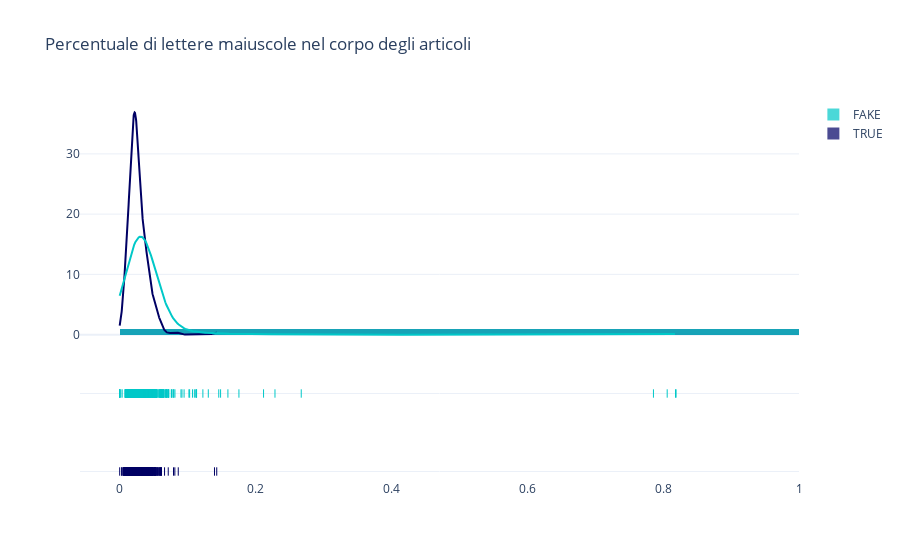

Here is the notebook cell this chart was saved with:
### Markdown cell above
## Lettere maiuscole nel corpo degli articoli

### Code cell
x1 = dataset.loc[dataset['label']=='TRUE']['text_pct_uppercase']
x2 = dataset.loc[dataset['label'] == 'FAKE']['text_pct_uppercase']

group_labels = ['TRUE', 'FAKE']

colors = ['rgb(0, 0, 100)', 'rgb(0, 200, 200)']

fig = ff.create_distplot(
    [x1, x2], group_labels,colors=colors)

fig.update_layout(title_text='Percentuale di lettere maiuscole nel corpo degli articoli', template="plotly_white")
fig.show()

### Figure 1 — Plotly figure (JSON) as saved in the notebook; plotly's stock layout.template omitted (floating-point values rounded to 4 significant figures; data arrays with more than 128 entries replaced by an {"elided": "..."} marker saying what was removed)
{"data": [{"autobinx": false, "histnorm": "probability density", "legendgroup": "TRUE", "marker": {"color": "rgb(0, 0, 100)"}, "name": "TRUE", "opacity": 0.7, "type": "histogram", "x": {"elided": "586 float values"}, "xaxis": "x", "xbins": {"end": 0.1429, "size": 1, "start": 0}, "yaxis": "y"}, {"autobinx": false, "histnorm": "probability density", "legendgroup": "FAKE", "marker": {"color": "rgb(0, 200, 200)"}, "name": "FAKE", "opacity": 0.7, "type": "histogram", "x": {"elided": "578 float values"}, "xaxis": "x", "xbins": {"end": 0.819, "size": 1, "start": 0}, "yaxis": "y"}, {"legendgroup": "TRUE", "marker": {"color": "rgb(0, 0, 100)"}, "mode": "lines", "name": "TRUE", "showlegend": false, "type": "scatter", "x": {"elided": "500 float values"}, "xaxis": "x", "y": {"elided": "500 float values"}, "yaxis": "y"}, {"legendgroup": "FAKE", "marker": {"color": "rgb(0, 200, 200)"}, "mode": "lines", "name": "FAKE", "showlegend": false, "type": "scatter", "x": {"elided": "500 float values"}, "xaxis": "x", "y": {"elided": "500 float values"}, "yaxis": "y"}, {"legendgroup": "TRUE", "marker": {"color": "rgb(0, 0, 100)", "symbol": "line-ns-open"}, "mode": "markers", "name": "TRUE", "showlegend": false, "type": "scatter", "x": {"elided": "586 float values"}, "xaxis": "x", "y": {"elided": "586 str values"}, "yaxis": "y2"}, {"legendgroup": "FAKE", "marker": {"color": "rgb(0, 200, 200)", "symbol": "line-ns-open"}, "mode": "markers", "name": "FAKE", "showlegend": false, "type": "scatter", "x": {"elided": "578 float values"}, "xaxis": "x", "y": {"elided": "578 str values"}, "yaxis": "y2"}], "layout": {"barmode": "overlay", "hovermode": "closest", "legend": {"traceorder": "reversed"}, "title": {"text": "Percentuale di lettere maiuscole nel corpo degli articoli"}, "xaxis": {"anchor": "y2", "domain": [0, 1], "zeroline": false}, "yaxis": {"anchor": "free", "domain": [0.35, 1], "position": 0}, "yaxis2": {"anchor": "x", "domain": [0, 0.25], "dtick": 1, "showticklabels": false}}}
